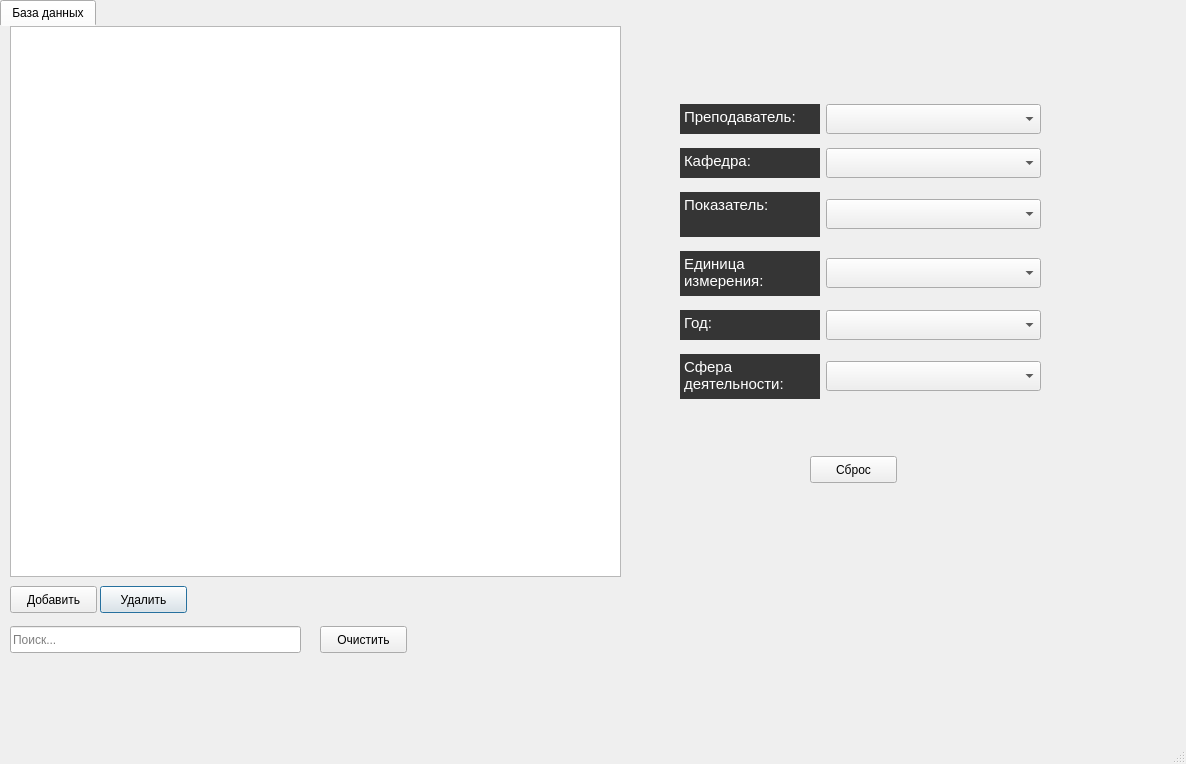
<?xml version="1.0" encoding="UTF-8"?>
<ui version="4.0">
 <class>mainWindow</class>
 <widget class="QMainWindow" name="mainWindow">
  <property name="geometry">
   <rect>
    <x>0</x>
    <y>0</y>
    <width>1186</width>
    <height>764</height>
   </rect>
  </property>
  <property name="windowTitle">
   <string>Учет работы преподавателя за учебный год</string>
  </property>
  <property name="toolTip">
   <string/>
  </property>
  <property name="autoFillBackground">
   <bool>true</bool>
  </property>
  <property name="styleSheet">
   <string notr="true"/>
  </property>
  <widget class="QWidget" name="centralwidget">
   <widget class="QTabWidget" name="tabWidget">
    <property name="geometry">
     <rect>
      <x>0</x>
      <y>0</y>
      <width>1151</width>
      <height>701</height>
     </rect>
    </property>
    <property name="styleSheet">
     <string notr="true">QTabWidget::pane{
border:  none;
color: #fff
}</string>
    </property>
    <property name="currentIndex">
     <number>0</number>
    </property>
    <widget class="QWidget" name="tab">
     <attribute name="title">
      <string>База данных</string>
     </attribute>
     <widget class="QPushButton" name="buttonReset">
      <property name="geometry">
       <rect>
        <x>810</x>
        <y>430</y>
        <width>87</width>
        <height>27</height>
       </rect>
      </property>
      <property name="text">
       <string>Сброс</string>
      </property>
     </widget>
     <widget class="QWidget" name="layoutWidget">
      <property name="geometry">
       <rect>
        <x>680</x>
        <y>70</y>
        <width>361</width>
        <height>311</height>
       </rect>
      </property>
      <layout class="QVBoxLayout" name="verticalLayout">
       <item>
        <layout class="QHBoxLayout" name="horizontalLayout">
         <item>
          <widget class="QTextEdit" name="textEdit_2">
           <property name="maximumSize">
            <size>
             <width>140</width>
             <height>30</height>
            </size>
           </property>
           <property name="styleSheet">
            <string notr="true">QTextEdit{
height: 12px; 
width:2px;
color:#fff; 
background: rgb(53, 53, 53)
}</string>
           </property>
           <property name="frameShape">
            <enum>QFrame::NoFrame</enum>
           </property>
           <property name="frameShadow">
            <enum>QFrame::Plain</enum>
           </property>
           <property name="readOnly">
            <bool>true</bool>
           </property>
           <property name="html">
            <string>&lt;!DOCTYPE HTML PUBLIC &quot;-//W3C//DTD HTML 4.0//EN&quot; &quot;http://www.w3.org/TR/REC-html40/strict.dtd&quot;&gt;
&lt;html&gt;&lt;head&gt;&lt;meta name=&quot;qrichtext&quot; content=&quot;1&quot; /&gt;&lt;style type=&quot;text/css&quot;&gt;
p, li { white-space: pre-wrap; }
&lt;/style&gt;&lt;/head&gt;&lt;body style=&quot; font-family:'Cantarell'; font-size:11pt; font-weight:400; font-style:normal;&quot;&gt;
&lt;p style=&quot; margin-top:0px; margin-bottom:0px; margin-left:0px; margin-right:0px; -qt-block-indent:0; text-indent:0px;&quot;&gt;Преподаватель:&lt;/p&gt;&lt;/body&gt;&lt;/html&gt;</string>
           </property>
          </widget>
         </item>
         <item>
          <widget class="QComboBox" name="boxPrep">
           <property name="maximumSize">
            <size>
             <width>16777215</width>
             <height>30</height>
            </size>
           </property>
           <property name="statusTip">
            <string/>
           </property>
           <property name="whatsThis">
            <string/>
           </property>
           <property name="accessibleName">
            <string/>
           </property>
           <property name="accessibleDescription">
            <string/>
           </property>
           <property name="styleSheet">
            <string notr="true"/>
           </property>
           <property name="editable">
            <bool>false</bool>
           </property>
           <property name="currentText">
            <string/>
           </property>
           <property name="placeholderText">
            <string/>
           </property>
          </widget>
         </item>
        </layout>
       </item>
       <item>
        <layout class="QHBoxLayout" name="horizontalLayout_2">
         <item>
          <widget class="QTextEdit" name="textEdit_3">
           <property name="maximumSize">
            <size>
             <width>140</width>
             <height>30</height>
            </size>
           </property>
           <property name="styleSheet">
            <string notr="true">QTextEdit{
height: 12px; 
width:2px;
color:#fff; 
background: rgb(53, 53, 53);
}</string>
           </property>
           <property name="frameShape">
            <enum>QFrame::NoFrame</enum>
           </property>
           <property name="frameShadow">
            <enum>QFrame::Plain</enum>
           </property>
           <property name="readOnly">
            <bool>true</bool>
           </property>
           <property name="html">
            <string>&lt;!DOCTYPE HTML PUBLIC &quot;-//W3C//DTD HTML 4.0//EN&quot; &quot;http://www.w3.org/TR/REC-html40/strict.dtd&quot;&gt;
&lt;html&gt;&lt;head&gt;&lt;meta name=&quot;qrichtext&quot; content=&quot;1&quot; /&gt;&lt;style type=&quot;text/css&quot;&gt;
p, li { white-space: pre-wrap; }
&lt;/style&gt;&lt;/head&gt;&lt;body style=&quot; font-family:'Cantarell'; font-size:11pt; font-weight:400; font-style:normal;&quot;&gt;
&lt;p style=&quot; margin-top:0px; margin-bottom:0px; margin-left:0px; margin-right:0px; -qt-block-indent:0; text-indent:0px;&quot;&gt;Кафедра:&lt;/p&gt;&lt;/body&gt;&lt;/html&gt;</string>
           </property>
          </widget>
         </item>
         <item>
          <widget class="QComboBox" name="boxKaf">
           <property name="maximumSize">
            <size>
             <width>16777215</width>
             <height>30</height>
            </size>
           </property>
           <property name="statusTip">
            <string/>
           </property>
           <property name="whatsThis">
            <string/>
           </property>
           <property name="accessibleName">
            <string/>
           </property>
           <property name="accessibleDescription">
            <string/>
           </property>
           <property name="styleSheet">
            <string notr="true"/>
           </property>
           <property name="editable">
            <bool>false</bool>
           </property>
           <property name="currentText">
            <string/>
           </property>
           <property name="placeholderText">
            <string/>
           </property>
          </widget>
         </item>
        </layout>
       </item>
       <item>
        <layout class="QHBoxLayout" name="horizontalLayout_6">
         <item>
          <widget class="QTextEdit" name="sphere_3">
           <property name="maximumSize">
            <size>
             <width>140</width>
             <height>45</height>
            </size>
           </property>
           <property name="styleSheet">
            <string notr="true">QTextEdit{
height: 12px; 
width:2px;
color:#fff; 
background: rgb(53, 53, 53);
}</string>
           </property>
           <property name="frameShape">
            <enum>QFrame::NoFrame</enum>
           </property>
           <property name="frameShadow">
            <enum>QFrame::Plain</enum>
           </property>
           <property name="readOnly">
            <bool>true</bool>
           </property>
           <property name="html">
            <string>&lt;!DOCTYPE HTML PUBLIC &quot;-//W3C//DTD HTML 4.0//EN&quot; &quot;http://www.w3.org/TR/REC-html40/strict.dtd&quot;&gt;
&lt;html&gt;&lt;head&gt;&lt;meta name=&quot;qrichtext&quot; content=&quot;1&quot; /&gt;&lt;style type=&quot;text/css&quot;&gt;
p, li { white-space: pre-wrap; }
&lt;/style&gt;&lt;/head&gt;&lt;body style=&quot; font-family:'Cantarell'; font-size:11pt; font-weight:400; font-style:normal;&quot;&gt;
&lt;p style=&quot; margin-top:0px; margin-bottom:0px; margin-left:0px; margin-right:0px; -qt-block-indent:0; text-indent:0px;&quot;&gt;Показатель:&lt;/p&gt;&lt;/body&gt;&lt;/html&gt;</string>
           </property>
          </widget>
         </item>
         <item>
          <widget class="QComboBox" name="boxIndex">
           <property name="maximumSize">
            <size>
             <width>16777215</width>
             <height>30</height>
            </size>
           </property>
           <property name="statusTip">
            <string/>
           </property>
           <property name="whatsThis">
            <string/>
           </property>
           <property name="accessibleName">
            <string/>
           </property>
           <property name="accessibleDescription">
            <string/>
           </property>
           <property name="styleSheet">
            <string notr="true"/>
           </property>
           <property name="editable">
            <bool>false</bool>
           </property>
           <property name="currentText">
            <string/>
           </property>
           <property name="placeholderText">
            <string/>
           </property>
          </widget>
         </item>
        </layout>
       </item>
       <item>
        <layout class="QHBoxLayout" name="horizontalLayout_5">
         <item>
          <widget class="QTextEdit" name="sphere_2">
           <property name="maximumSize">
            <size>
             <width>140</width>
             <height>45</height>
            </size>
           </property>
           <property name="styleSheet">
            <string notr="true">QTextEdit{
height: 12px; 
width:2px;
color:#fff; 
background: rgb(53, 53, 53);
}</string>
           </property>
           <property name="frameShape">
            <enum>QFrame::NoFrame</enum>
           </property>
           <property name="frameShadow">
            <enum>QFrame::Plain</enum>
           </property>
           <property name="readOnly">
            <bool>true</bool>
           </property>
           <property name="html">
            <string>&lt;!DOCTYPE HTML PUBLIC &quot;-//W3C//DTD HTML 4.0//EN&quot; &quot;http://www.w3.org/TR/REC-html40/strict.dtd&quot;&gt;
&lt;html&gt;&lt;head&gt;&lt;meta name=&quot;qrichtext&quot; content=&quot;1&quot; /&gt;&lt;style type=&quot;text/css&quot;&gt;
p, li { white-space: pre-wrap; }
&lt;/style&gt;&lt;/head&gt;&lt;body style=&quot; font-family:'Cantarell'; font-size:11pt; font-weight:400; font-style:normal;&quot;&gt;
&lt;p style=&quot; margin-top:0px; margin-bottom:0px; margin-left:0px; margin-right:0px; -qt-block-indent:0; text-indent:0px;&quot;&gt;Единица измерения:&lt;/p&gt;&lt;/body&gt;&lt;/html&gt;</string>
           </property>
          </widget>
         </item>
         <item>
          <widget class="QComboBox" name="boxUnit">
           <property name="maximumSize">
            <size>
             <width>16777215</width>
             <height>30</height>
            </size>
           </property>
           <property name="statusTip">
            <string/>
           </property>
           <property name="whatsThis">
            <string/>
           </property>
           <property name="accessibleName">
            <string/>
           </property>
           <property name="accessibleDescription">
            <string/>
           </property>
           <property name="styleSheet">
            <string notr="true"/>
           </property>
           <property name="editable">
            <bool>false</bool>
           </property>
           <property name="currentText">
            <string/>
           </property>
           <property name="placeholderText">
            <string/>
           </property>
          </widget>
         </item>
        </layout>
       </item>
       <item>
        <layout class="QHBoxLayout" name="layout_year">
         <item>
          <widget class="QTextEdit" name="year">
           <property name="maximumSize">
            <size>
             <width>140</width>
             <height>30</height>
            </size>
           </property>
           <property name="styleSheet">
            <string notr="true">QTextEdit{
height: 12px; 
width:2px;
color:#fff; 
background: rgb(53, 53, 53);
}</string>
           </property>
           <property name="frameShape">
            <enum>QFrame::NoFrame</enum>
           </property>
           <property name="frameShadow">
            <enum>QFrame::Plain</enum>
           </property>
           <property name="readOnly">
            <bool>true</bool>
           </property>
           <property name="html">
            <string>&lt;!DOCTYPE HTML PUBLIC &quot;-//W3C//DTD HTML 4.0//EN&quot; &quot;http://www.w3.org/TR/REC-html40/strict.dtd&quot;&gt;
&lt;html&gt;&lt;head&gt;&lt;meta name=&quot;qrichtext&quot; content=&quot;1&quot; /&gt;&lt;style type=&quot;text/css&quot;&gt;
p, li { white-space: pre-wrap; }
&lt;/style&gt;&lt;/head&gt;&lt;body style=&quot; font-family:'Cantarell'; font-size:11pt; font-weight:400; font-style:normal;&quot;&gt;
&lt;p style=&quot; margin-top:0px; margin-bottom:0px; margin-left:0px; margin-right:0px; -qt-block-indent:0; text-indent:0px;&quot;&gt;Год:&lt;/p&gt;&lt;/body&gt;&lt;/html&gt;</string>
           </property>
          </widget>
         </item>
         <item>
          <widget class="QComboBox" name="boxYear">
           <property name="maximumSize">
            <size>
             <width>16777215</width>
             <height>30</height>
            </size>
           </property>
           <property name="statusTip">
            <string/>
           </property>
           <property name="whatsThis">
            <string/>
           </property>
           <property name="accessibleName">
            <string/>
           </property>
           <property name="accessibleDescription">
            <string/>
           </property>
           <property name="styleSheet">
            <string notr="true"/>
           </property>
           <property name="editable">
            <bool>false</bool>
           </property>
           <property name="currentText">
            <string/>
           </property>
           <property name="placeholderText">
            <string/>
           </property>
          </widget>
         </item>
        </layout>
       </item>
       <item>
        <layout class="QHBoxLayout" name="horizontalLayout_4">
         <item>
          <widget class="QTextEdit" name="sphere">
           <property name="maximumSize">
            <size>
             <width>140</width>
             <height>45</height>
            </size>
           </property>
           <property name="styleSheet">
            <string notr="true">QTextEdit{
height: 12px; 
width:2px;
color:#fff; 
background: rgb(53, 53, 53);
}</string>
           </property>
           <property name="frameShape">
            <enum>QFrame::NoFrame</enum>
           </property>
           <property name="frameShadow">
            <enum>QFrame::Plain</enum>
           </property>
           <property name="readOnly">
            <bool>true</bool>
           </property>
           <property name="html">
            <string>&lt;!DOCTYPE HTML PUBLIC &quot;-//W3C//DTD HTML 4.0//EN&quot; &quot;http://www.w3.org/TR/REC-html40/strict.dtd&quot;&gt;
&lt;html&gt;&lt;head&gt;&lt;meta name=&quot;qrichtext&quot; content=&quot;1&quot; /&gt;&lt;style type=&quot;text/css&quot;&gt;
p, li { white-space: pre-wrap; }
&lt;/style&gt;&lt;/head&gt;&lt;body style=&quot; font-family:'Cantarell'; font-size:11pt; font-weight:400; font-style:normal;&quot;&gt;
&lt;p style=&quot; margin-top:0px; margin-bottom:0px; margin-left:0px; margin-right:0px; -qt-block-indent:0; text-indent:0px;&quot;&gt;Сфера деятельности:&lt;/p&gt;&lt;/body&gt;&lt;/html&gt;</string>
           </property>
          </widget>
         </item>
         <item>
          <widget class="QComboBox" name="boxSphere">
           <property name="maximumSize">
            <size>
             <width>16777215</width>
             <height>30</height>
            </size>
           </property>
           <property name="statusTip">
            <string/>
           </property>
           <property name="whatsThis">
            <string/>
           </property>
           <property name="accessibleName">
            <string/>
           </property>
           <property name="accessibleDescription">
            <string/>
           </property>
           <property name="styleSheet">
            <string notr="true"/>
           </property>
           <property name="editable">
            <bool>false</bool>
           </property>
           <property name="currentText">
            <string/>
           </property>
           <property name="placeholderText">
            <string/>
           </property>
          </widget>
         </item>
        </layout>
       </item>
      </layout>
     </widget>
     <widget class="QPushButton" name="buttonAdd">
      <property name="geometry">
       <rect>
        <x>10</x>
        <y>560</y>
        <width>87</width>
        <height>27</height>
       </rect>
      </property>
      <property name="text">
       <string>Добавить</string>
      </property>
     </widget>
     <widget class="QTableView" name="tableView">
      <property name="geometry">
       <rect>
        <x>10</x>
        <y>0</y>
        <width>611</width>
        <height>551</height>
       </rect>
      </property>
      <property name="styleSheet">
       <string notr="true"/>
      </property>
      <property name="editTriggers">
       <set>QAbstractItemView::AnyKeyPressed|QAbstractItemView::EditKeyPressed|QAbstractItemView::SelectedClicked</set>
      </property>
      <property name="selectionMode">
       <enum>QAbstractItemView::MultiSelection</enum>
      </property>
      <property name="selectionBehavior">
       <enum>QAbstractItemView::SelectItems</enum>
      </property>
     </widget>
     <widget class="QPushButton" name="buttonDel">
      <property name="geometry">
       <rect>
        <x>100</x>
        <y>560</y>
        <width>87</width>
        <height>27</height>
       </rect>
      </property>
      <property name="text">
       <string>Удалить</string>
      </property>
      <property name="checkable">
       <bool>false</bool>
      </property>
      <property name="autoRepeat">
       <bool>false</bool>
      </property>
      <property name="autoExclusive">
       <bool>false</bool>
      </property>
      <property name="autoRepeatDelay">
       <number>10</number>
      </property>
      <property name="autoDefault">
       <bool>true</bool>
      </property>
      <property name="default">
       <bool>true</bool>
      </property>
      <property name="flat">
       <bool>false</bool>
      </property>
     </widget>
     <widget class="QPushButton" name="buttonClear">
      <property name="geometry">
       <rect>
        <x>320</x>
        <y>600</y>
        <width>87</width>
        <height>27</height>
       </rect>
      </property>
      <property name="text">
       <string>Очистить</string>
      </property>
     </widget>
     <widget class="QLineEdit" name="editSearch">
      <property name="geometry">
       <rect>
        <x>10</x>
        <y>600</y>
        <width>291</width>
        <height>27</height>
       </rect>
      </property>
      <property name="toolTip">
       <string/>
      </property>
      <property name="layoutDirection">
       <enum>Qt::LeftToRight</enum>
      </property>
      <property name="autoFillBackground">
       <bool>false</bool>
      </property>
      <property name="styleSheet">
       <string notr="true"/>
      </property>
      <property name="inputMask">
       <string/>
      </property>
      <property name="text">
       <string/>
      </property>
      <property name="frame">
       <bool>true</bool>
      </property>
      <property name="readOnly">
       <bool>false</bool>
      </property>
      <property name="placeholderText">
       <string>Поиск...</string>
      </property>
      <property name="clearButtonEnabled">
       <bool>false</bool>
      </property>
     </widget>
    </widget>
   </widget>
  </widget>
  <widget class="QMenuBar" name="menubar">
   <property name="geometry">
    <rect>
     <x>0</x>
     <y>0</y>
     <width>1186</width>
     <height>24</height>
    </rect>
   </property>
  </widget>
  <widget class="QStatusBar" name="statusbar"/>
 </widget>
 <resources/>
 <connections/>
</ui>
